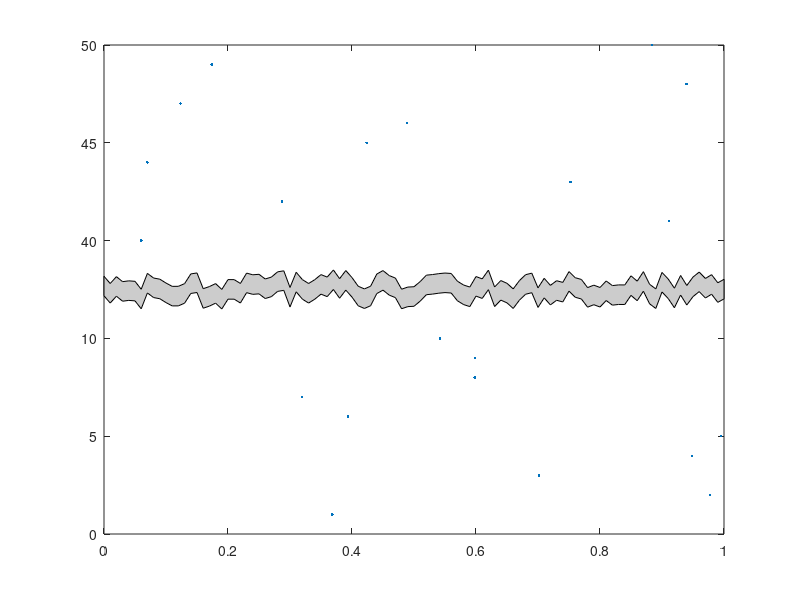

Recreate this plot in MATLAB.
function h=BreakPlot(x,y,y_break_start,y_break_end,break_type)
% BreakPlot(x,y,y_break_start,y_break_end,break_type)
% Produces a plot who's y-axis skips to avoid unecessary blank space
% 
% INPUT
% x
% y
% y_break_start
% y_break_end
% break_type
%    if break_type='RPatch' the plot will look torn
%       in the broken space
%    if break_type='Patch' the plot will have a more
%       regular, zig-zag tear
%    if break_plot='Line' the plot will merely have
%       some hash marks on the y-axis to denote the
%       break
%
% USAGE:
% figure;
% BreakPlot(rand(1,21),[1:10,40:50],10,40,'Line');
% figure;
% BreakPlot(rand(1,21),[1:10,40:50],10,40,'Patch');
% figure;
% BreakPlot(rand(1,21),[1:10,40:50],10,40,'RPatch');
% figure;
% x=rand(1,21);y=[1:10,40:50];
% subplot(2,1,1);plot(x(y>=40),y(y>=40),'.');
% set(gca,'XTickLabel',[]);
% subplot(2,1,2);plot(x(y<=20),y(y<=20),'.');
%
% IT'S NOT FANCY, BUT IT WORKS.

% Michael Robbins
% robbins@bloomberg.net
% michael.robbins@bloomberg.net

% data
if nargin<5 break_type='RPatch'; end;
if nargin<4 y_break_end=40; end;
if nargin<3 y_break_start=10; end;
if nargin<2 y=[1:10,40:50]; end;
if nargin<1 x=rand(1,21); end;


y_break_mid=(y_break_end-y_break_start)./2+y_break_start;

% erase useless data
x(y>y_break_start & y <y_break_end)=[];
y(y>y_break_start & y <y_break_end)=[];

% leave room for the y_break_end
[junk,i]=min(y>=y_break_end);
if i>y_break_end
    x=[x(1:i-1) NaN x(i:end)];
    y=[y(1:i-1) y_break_mid y(i:end)];
end;

% remap
y2=y;
y2(y2>=y_break_end)=y2(y2>=y_break_end)-y_break_mid;

% plot
h=plot(x,y2,'.');

% make break
xlim=get(gca,'xlim');
ytick=get(gca,'YTick');
[junk,i]=min(ytick<=y_break_start);
y=(ytick(i)-ytick(i-1))./2+ytick(i-1);
dy=(ytick(2)-ytick(1))./10;
xtick=get(gca,'XTick');
x=xtick(1);
dx=(xtick(2)-xtick(1))./2;

switch break_type
    case 'Patch',
		% this can be vectorized
        dx=(xlim(2)-xlim(1))./10;
        yy=repmat([y-2.*dy y-dy],1,6);
        xx=xlim(1)+dx.*[0:11];
		patch([xx(:);flipud(xx(:))], ...
            [yy(:);flipud(yy(:)-2.*dy)], ...
            [.8 .8 .8])
    case 'RPatch',
		% this can be vectorized
        dx=(xlim(2)-xlim(1))./100;
        yy=y+rand(101,1).*2.*dy;
        xx=xlim(1)+dx.*(0:100);
		patch([xx(:);flipud(xx(:))], ...
            [yy(:);flipud(yy(:)-2.*dy)], ...
            [.8 .8 .8])
    case 'Line',
		line([x-dx x   ],[y-2.*dy y-dy   ]);
		line([x    x+dx],[y+dy    y+2.*dy]);
		line([x-dx x   ],[y-3.*dy y-2.*dy]);
		line([x    x+dx],[y+2.*dy y+3.*dy]);
end;
set(gca,'xlim',xlim);

% map back
ytick(ytick>y_break_start)=ytick(ytick>y_break_start)+y_break_mid;
for i=1:length(ytick)
   yticklabel{i}=sprintf('%d',ytick(i));
end;
set(gca,'yticklabel',yticklabel);

